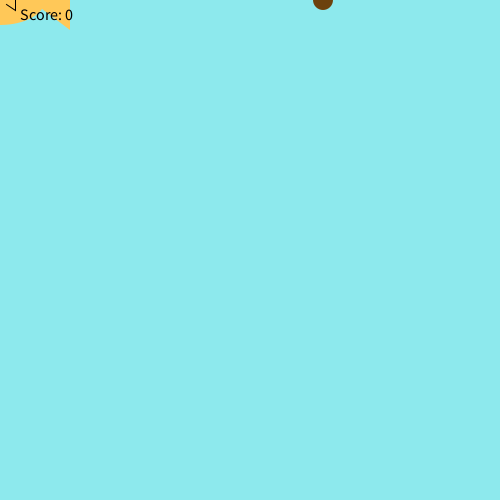
Frame 1 (no input)
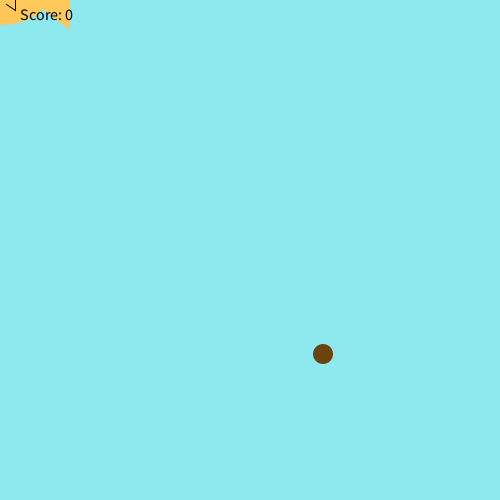
Frame 60 (the mouse pressed at the canvas centre just before this capture)
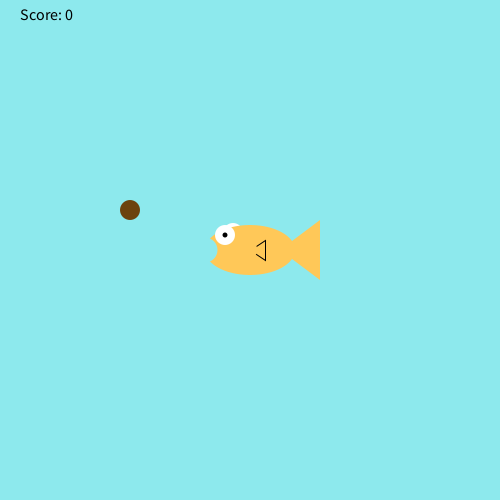
Frame 120 (the mouse held since frame 60 and released just before this capture)

The Processing sketch that drew these frames (run headless with seeded random() and noise(); from frame 60 on, the mouse is pressed at the canvas centre):

// Processing sketch: Fish_Feeder
// ── Fish_Feeder.pde
int foodX = (int)random(501);
int foodY = 0;
int score = 0;


 void setup(){
 size(500, 500) ; 
 }
 
 void draw(){
 background(141,233,237);
 
 fill(108, 66, 13);
noStroke();
ellipse(foodX, foodY, 20, 20);
 
 foodY = foodY + 6;
 
 if(foodY>=height){
     foodX = (int)random(501);
     foodY = 0;
 }
 drawFish();
checkCatch(foodX, foodY);
 
 fill(0, 0, 0);
    textSize(16);
    text("Score: " + score, 20, 20);
 }
 void drawFish(){
     noStroke();
     fill(255,255,255);
     ellipse(mouseX-17,mouseY-17,20,20); //back side eye
     fill(255,200,88);
     ellipse(mouseX,mouseY,90,50); //body
     triangle(mouseX+30,mouseY,mouseX+70,mouseY+30,mouseX+70,mouseY-30); //tail
     stroke(0);
     triangle(mouseX,mouseY,mouseX+15,mouseY+10,mouseX+15,mouseY-10); //side fin
     noStroke();
     fill(255,200,88);
     ellipse(mouseX,mouseY,15,15); //side fin cover
     noStroke();
     fill(255,255,255);
     ellipse(mouseX-25,mouseY-15,20,20); //front eye
     fill(0,0,0);
     ellipse(mouseX-25,mouseY-15,5,5); //pupil
     fill(141,233,237);
     ellipse(mouseX-45,mouseY,25,25); //mouth
}
void checkCatch(int x, int y){
     if(x > mouseX-50 && x < mouseX){
          if(y > mouseY-17 && y < mouseY+30){
               score++;
               foodY = 20; //if the food was eaten, make more food fall from the top
               foodX = (int) random(width-20);
          }
     }
     else if (foodY > height && score > 0){
          score--;
     }
}
